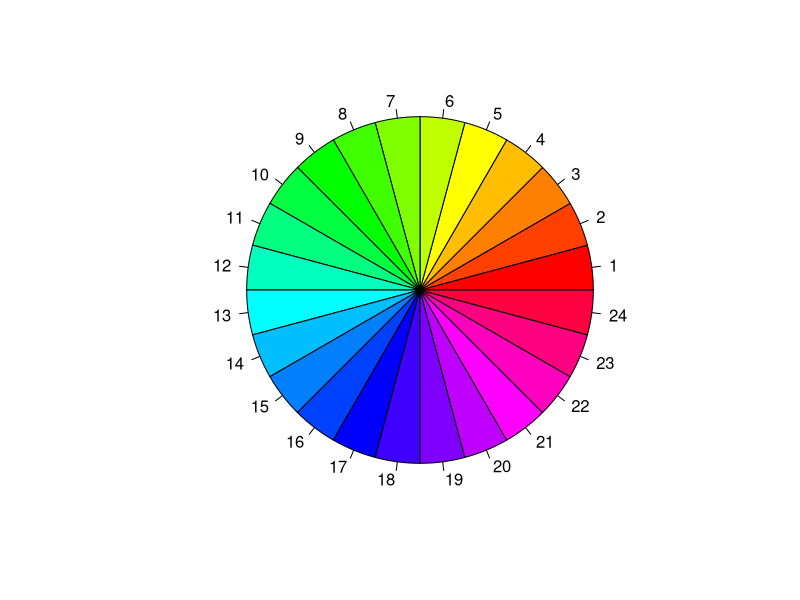

Write R code to recreate this figure.
print("Hello world")
test = "10"
#test = test + 1
#repeat{
  print(test)
#}



require(grDevices)
pie(rep(1, 24), col = rainbow(24), radius = 0.9)
